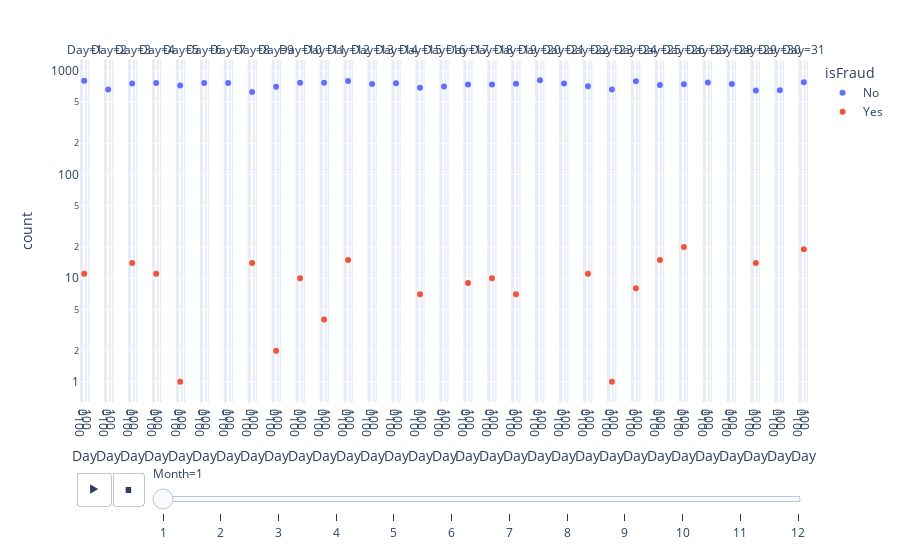

Notebook cell for this chart:
### Code cell
temp2= cct.groupby(['Month','Day','isFraud'])['Amount'].aggregate(['min', 'max', 'count', 'sum', 'mean', 'median', 'var']).reset_index()
temp2.head()
fig = px.scatter(temp2, x="Day", y="count", animation_frame="Month", #animation_group="isFraud",
                   #size="count", 
                 color="isFraud", 
                 #hover_name="country", 
                 facet_col="Day",
               log_y=True, #size_max=45, range_x=[100,100000], 
                 #range_y=[0,1000]
                )
fig.show()
